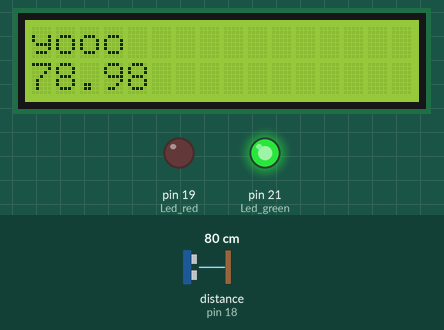
Simulated run of this sketch. Board: Arduino Mega 2560, built with avr-gcc and run on an emulated ATmega2560. Shown: 16×2 character LCD, output pins drawn as LEDs (lit = HIGH). Wiring (inferred from the names in the program): ultrasonic range finder: trigger pin 5; echo pin 18. The test bench sets the inputs (shaded band); at power-on: distance to the obstacle (sensor on pin 18) 80 cm. The echo pulse lasts 58.3 µs per cm; pins used as bus, display or sensor lines are not drawn; what the sketch prints to the serial monitor is not drawn.

Above: at 1.6 s.
1.7 s: distance to the obstacle (sensor on pin 18) set to 12 cm
At 4.2 s:
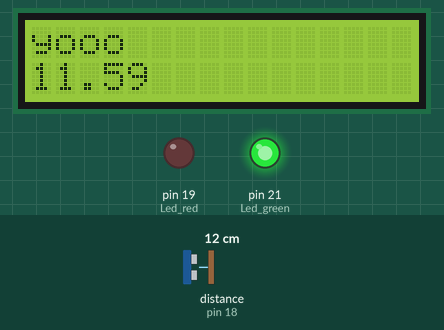
4.5 s: distance to the obstacle (sensor on pin 18) set to 9 cm
At 8.4 s:
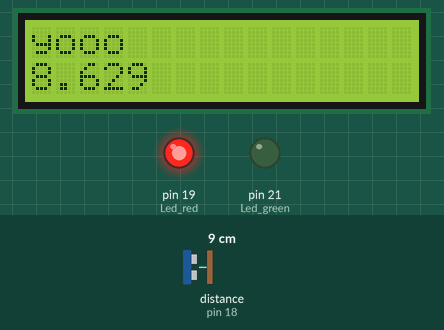
8.6 s: distance to the obstacle (sensor on pin 18) set to 2 cm
At 12.4 s:
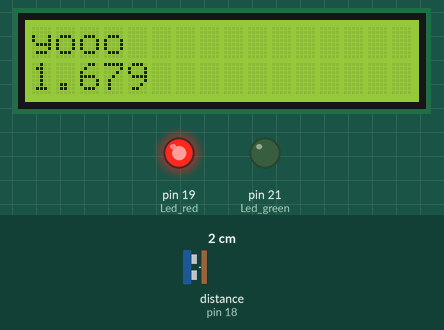
Timing chart, 0 to 13.9 s (numbered marks = the images above; inputs shaded):
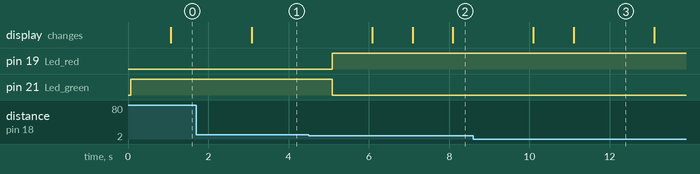

Measured:
- the behaviour switches between 11 and 10 cm on distance to the obstacle (sensor on pin 18) (found by bisection; images 1 and 2)
- after the input at 1.7 s, the display: changes after 1.4 s (image 1)
- after the input at 4.5 s, pin 19 (Led_red): LOW → HIGH after 0.59 s; pin 21 (Led_green): HIGH → LOW after 0.59 s; the display: changes after 1.6 s (image 2)
- after the input at 8.6 s, the display: first changes after 1.5 s (image 3 shows a later state)

The sketch:

Ultrasonic_LCD.ino
```cpp
  const int trig_pin = 5;
  const int echo_pin = 18;
  const int Led_red = 19;
  const int Led_green = 21;
  // include the library code:
  #include <LiquidCrystal.h>

  // initialize the library with the numbers of the interface pins
  LiquidCrystal lcd(15, 2, 23, 3, 1, 22);
  // Sound speed in air (cm/us)
  #define SOUND_SPEED 0.034
  #define TRIG_PULSE_DURATION_US 10

  long ultrason_duration;
  float distance_cm;

  void setup() {
    Serial.begin(9600);
    pinMode(trig_pin, OUTPUT); // We configure the trig as output
    pinMode(echo_pin, INPUT); // We configure the echo as input
    pinMode(Led_red, OUTPUT); // Configure the red LED as output
    pinMode(Led_green, OUTPUT); // Configure the green LED as output
    // set up the LCD's number of columns and rows:
    lcd.begin(16, 2);
    // Print a message to the LCD.
    lcd.print("yooo");
  }

  void loop() {
    // Set up the signal
    digitalWrite(trig_pin, LOW);
    delayMicroseconds(2);
    // Create a 10 µs impulse
    digitalWrite(trig_pin, HIGH);
    delayMicroseconds(TRIG_PULSE_DURATION_US);
    digitalWrite(trig_pin, LOW);

    // Return the wave propagation time (in µs)
    ultrason_duration = pulseIn(echo_pin, HIGH);

    // Distance calculation
    distance_cm = (ultrason_duration * SOUND_SPEED) / 2;

    // Control LEDs based on distance
    if (distance_cm < 10) {
      digitalWrite(Led_red, HIGH);
      digitalWrite(Led_green, LOW);
    } else {
      digitalWrite(Led_green, HIGH);
      digitalWrite(Led_red, LOW);
    }

    // Print the distance on the serial port
    Serial.print("Distance (cm): ");
    Serial.println(distance_cm);

    delay(1000);
    // set the cursor to column 0, line 1
    // (note: line 1 is the second row, since counting begins with 0):
    lcd.setCursor(0, 1);
    // print the number of seconds since reset:
    lcd.print(distance_cm);
  }
```
